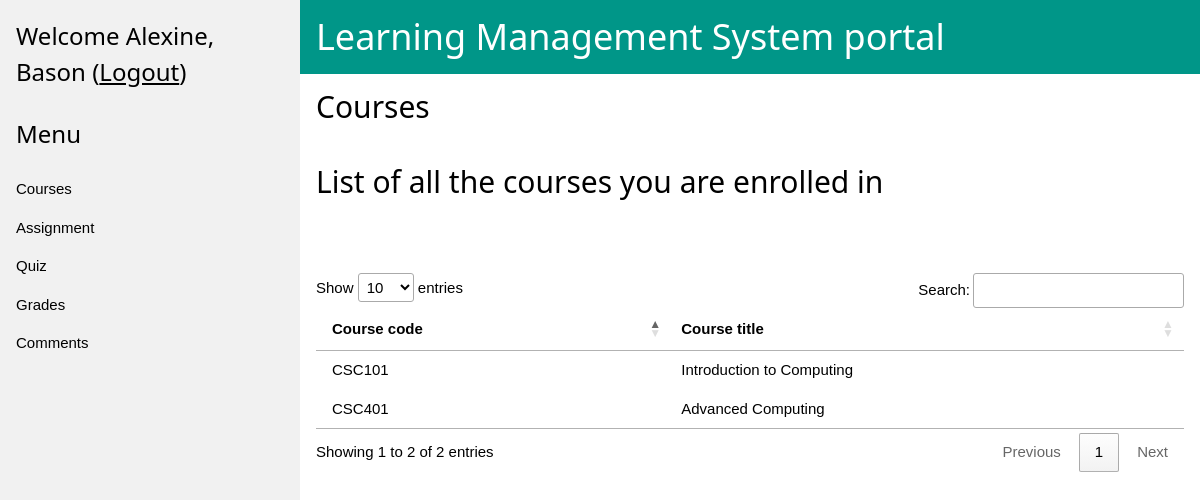
The page /classroom/student/courses/ (signed in) on the database its author committed.
### accounts/models.py (models this page shows)
class User(AbstractUser):
    USER_ROLE = (
        ('AD', 'System Admin'),
        ('LA', 'Admin'),
        ('IN', 'Instructor'),
        ('TA', 'Teaching Assistant'),
        ('ST', 'Student'),
    )
    user_type = models.CharField(max_length=2, choices=USER_ROLE)
    class Meta:
        permissions = (
            ('create_lms_admin', 'Create LMS Admin'),
            ('create_instructor', 'Create Instructor'),
            ('create_teaching_assistant', 'Create Teaching Assistant'),
            ('create_student', 'Create Student'),
        )

### classroom/models.py (models this page shows, shortened)
class Course(models.Model):
    title = models.CharField(max_length=255)
    code = models.CharField(max_length=6, unique=True, primary_key=True)
    instructors = models.ManyToManyField(settings.AUTH_USER_MODEL, related_name='instructors')
    syllabus = models.TextField()
    modules = models.ManyToManyField(Module)
    students = models.ManyToManyField(settings.AUTH_USER_MODEL, related_name='students')
    teaching_assistants = models.ManyToManyField(settings.AUTH_USER_MODEL, related_name='teaching_assistant', blank=True)

### classroom/views/student.py (the view, shortened to what this page needs)
class ChoiceList(TestStudent, ListView):
    def get(self, request, *args, **kwargs):
        context = get_context_variables(
            self.kwargs['choice'], self.request.user)
        return self.render_to_response(context)
    def get_template_names(self):
        template = {
            'courses': r'classroom/student/courses.html',
            'assignments': r'classroom/student/assignments.html',
            'quizzes': r'classroom/student/quizzes.html',
            'grades': r'classroom/student/grades.html',
            'discussions': r'classroom/student/discussions.html',
        }[self.kwargs['choice']]
        return [template]

### classroom/views/student.py (called while the page is built, shortened)
def get_context_variables(choice, user):
    if user.user_type == 'ST':
        if choice == 'courses':
            courses = Course.objects.filter(students=user)
            context = {'courses': courses}
        elif choice == 'discussions':
            discussions = Discussion.objects.filter(course__students=user)
            comments = Comment.objects.filter(
                discussion__course__students=user)
            context = {'discussions': discussions, 'comments': comments}
        elif choice == 'grades':
            grades = Grade.objects.filter(student=user)
            context = {'grades': grades}
        else:
            raise PermissionDenied
        return context
    else:
        raise PermissionDenied

    def test_func(self):
        if not self.request.user.is_authenticated:
            raise PermissionDenied
        if not self.request.user.user_type == 'ST':
            raise PermissionDenied
        return self.dispatch

### classroom/templates/classroom/student/courses.html (shortened to what this page needs)
{% extends "classroom/student_base.html" %}
{% load static %}
{% block choice %}
    Courses
    <p>List of all the courses you are enrolled in</p>
{% endblock choice %}
{% block content %}
    <div class="w3-section w3-container">
        <table class="w3-table w3-bordered">
            <thead>
            <tr>
            <th>Course code</th>
            <th>Course title</th>
            </tr>
            </thead>
            <tbody>
            {% for course in courses %}
            <tr class="w3-hover-teal">
            <td>{{course.code}}</td>
            <td>{{course.title}}</td>
            </tr>
            {% empty %}
            <tbody>
                <tr>
                    <td colspan="2" class="w3-grey w3-center">No data to display</td>
                </tr>
            </tbody>
            {% endfor %}
            </tbody>
        </table>
    </div>
{% endblock content %}

### classroom/templates/classroom/student_base.html (shortened to what this page needs)
{% extends "base.html" %}
{% load static %}
{% block boilerplate_html %}
{% block css %}
  <link rel="stylesheet" href="{% static 'classroom/css/student/styles.css' %}">
{% endblock css %}
<div class="w3-sidebar w3-light-grey w3-bar-block" style="width:25%">
  {% if user.is_authenticated %}
    <h3 class="w3-bar-item">Welcome {{user.first_name}}, {{user.last_name}} (<a href="{%url 'accounts:logout' %}">Logout</a>)</h3>
  {% endif %}
    <h3 class="w3-bar-item">Menu</h3>
    <a href="{% url 'classroom:student_view' choice='courses' %}" class="w3-bar-item w3-button">Courses</a>
    <a href="{% url 'classroom:student_view' choice='assignments' %}" class="w3-bar-item w3-button">Assignment</a>
    <a href="{% url 'classroom:student_view' choice='quizzes' %}" class="w3-bar-item w3-button">Quiz</a>
    <a href="{% url 'classroom:student_view' choice='grades' %}" class="w3-bar-item w3-button">Grades</a>
    <a href="{% url 'classroom:student_view' choice='discussions' %}" class="w3-bar-item w3-button">Comments</a>
</div>
<div style="margin-left:25%">
<div class="w3-container w3-teal">
    <h1>Learning Management System portal</h1>
</div>
<div class="w3-container">
        <h2> {% block choice %}{% endblock choice %}  </h2>
        <br>
      </div>
      {% block content %}
      {% endblock content %}
  </div>
{% endblock boilerplate_html %}

### rows shown on the page
User: first_name "Alexine", last_name "Bason"
Course: code "CSC101", title "Introduction to Computing"
Course: code "CSC401", title "Advanced Computing"
